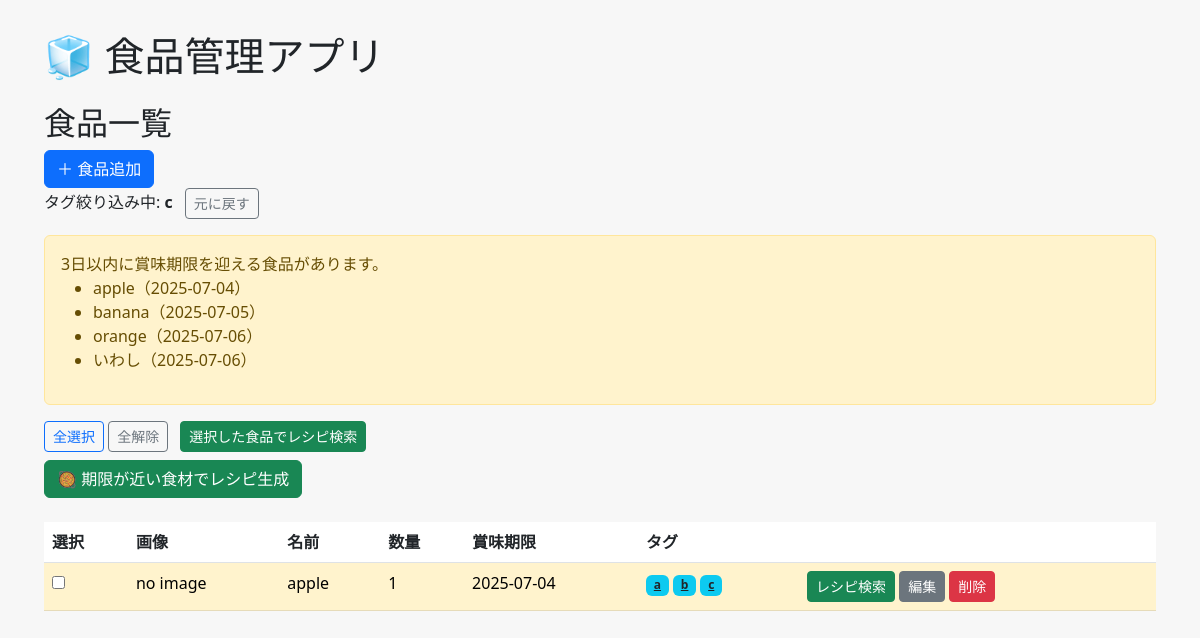
/filter_by_tag?tag=c, run on the app's committed database.
### models.py (models this page shows)
class Food(db.Model):
    id = db.Column(db.Integer, primary_key=True)
    name = db.Column(db.String(100), nullable=False)
    quantity = db.Column(db.String(50))
    expiry_date = db.Column(db.Date, nullable=False)
    image_path = db.Column(db.String(200))
    tags = db.relationship('Tag', secondary=food_tags, backref=db.backref('foods', lazy='dynamic'))

class Tag(db.Model):
    id = db.Column(db.Integer, primary_key=True)
    name = db.Column(db.String(50), unique=True, nullable=False)

### app.py (the view)
@app.route('/filter_by_tag')
def filter_by_tag():
    tag_name = request.args.get('tag')
    if not tag_name:
        return redirect(url_for('index'))
    tag = Tag.query.filter_by(name=tag_name).first()
    if not tag:
        return redirect(url_for('index'))
    foods = tag.foods.order_by(Food.expiry_date).all()
    memo = Memo.query.first()
    today = datetime.today().date()
    days_before = 3
    notify_until = today + timedelta(days=days_before)
    notify_foods = Food.query.filter(Food.expiry_date.between(today, notify_until)).order_by(Food.expiry_date).all()
    expired_foods = Food.query.filter(Food.expiry_date < today).order_by(Food.expiry_date).all()
    return render_template(
        'index.html',
        foods=foods,
        today=today,
        memo=memo,
        expired_foods=expired_foods,
        notify_foods=notify_foods,
        days_before=days_before,
        filtered_tag=tag_name,
    )

### templates/index.html (shortened to what this page needs)
{% extends 'layout.html' %}
{% block content %}
<h2>食品一覧</h2>
<a href="{{ url_for('add') }}" class="btn btn-primary">＋ 食品追加</a>
{% if filtered_tag %}
  <div class="mb-3">
    <span>タグ絞り込み中: <strong>{{ filtered_tag }}</strong></span>
    <a href="{{ url_for('index') }}" class="btn btn-sm btn-outline-secondary ms-2">元に戻す</a>
  </div>
{% endif %}
{% if notify_foods %}
<div class="alert alert-warning mt-3">
  {{ days_before }}日以内に賞味期限を迎える食品があります。
  <ul>
    {% for food in notify_foods %}
    <li>{{ food.name }}（{{ food.expiry_date }}）</li>
    {% endfor %}
  </ul>
</div>
{% endif %}
<div class="mt-3">
  <button type="button" class="btn btn-sm btn-outline-primary" onclick="selectAll()">全選択</button>
  <button type="button" class="btn btn-sm btn-outline-secondary" onclick="deselectAll()">全解除</button>
  <button type="button" class="btn btn-sm btn-success ms-2" onclick="searchSelectedRecipes()">選択した食品でレシピ検索</button>
</div>
<a href="{{ url_for('generate_recipe') }}"
   class="btn btn-success my-2">
  🥘 期限が近い食材でレシピ生成
</a>
<table class="table mt-3">
  <thead>
    <tr>
      <th>選択</th>
      <th>画像</th>
      <th>名前</th>
      <th>数量</th>
      <th>賞味期限</th>
      <th>タグ</th>
      <th></th>
    </tr>
  </thead>
  <tbody>
    {% for food in foods %}
    {% set days_left = (food.expiry_date - today).days %}
    <tr class="{% if days_left < 0 %}table-danger{% elif days_left <= 3 %}table-warning{% else %}table-success{% endif %}">
      <td><input type="checkbox" name="selected_foods" value="{{ food.name }}"></td>
      <td>
        {% if food.image_path %}
        <br><img src="{{ url_for('static', filename='images/' + food.image_path.split('/')[-1]) }}"
          style="max-height:100px;">
        {% else %}
        no image
        {% endif %}
      </td>
      <td>{{ food.name }}</td>
      <td>{{ food.quantity }}</td>
      <td>{{ food.expiry_date }}</td>
      <td>
        {% for tag in food.tags %}
        <a href="{{ url_for('filter_by_tag') }}?tag={{ tag.name }}" class="badge bg-info text-dark">{{ tag.name }}</a>
        {% endfor %}
      </td>
      <td>
        <a href="https://www.google.com/search?q={{ food.name }}+レシピ" class="btn btn-sm btn-success"
          target="_blank">レシピ検索</a>
        <a href="{{ url_for('edit', id=food.id) }}" class="btn btn-sm btn-secondary">編集</a>
        <a href="{{ url_for('delete', id=food.id) }}" class="btn btn-sm btn-danger">削除</a>
      </td>
    </tr>
    {% endfor %}
  </tbody>
</table>
{% endblock %}

### templates/layout.html (style rules this page uses)
body { padding: 2rem; background-color: #f7f7f7; }

### data on the page
Food: name "apple", expiry_date "2025-07-04", shows "no image", quantity "1"
Food: name "banana", expiry_date "2025-07-05"
Food: name "orange", expiry_date "2025-07-06"
Food: name "いわし", expiry_date "2025-07-06"
Tag: name "a"
Tag: name "b"
Tag: name "c"

### other printed values
{{ filtered_tag }} "c"
{{ days_before }} "3"
